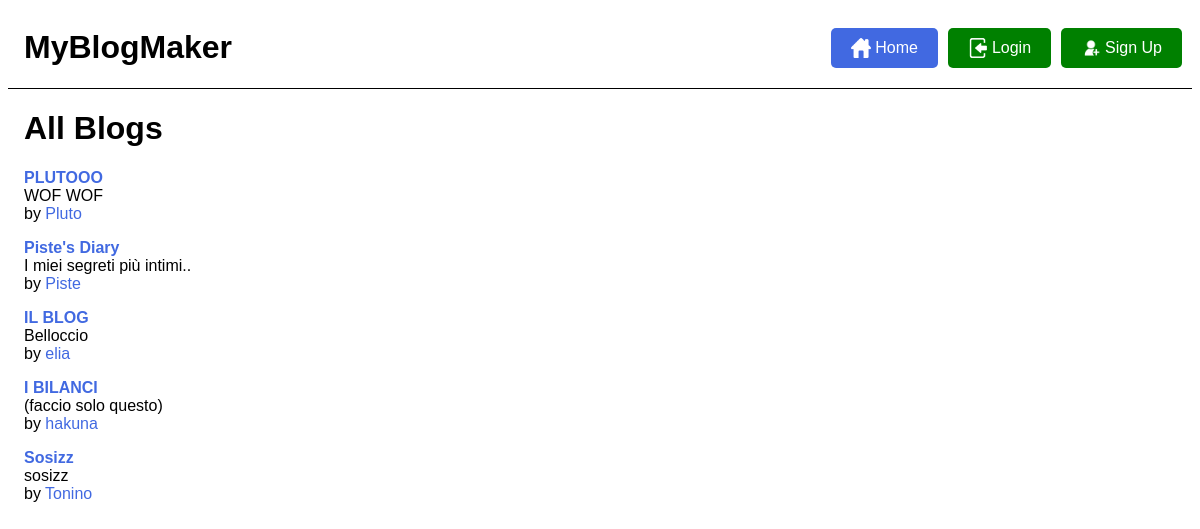
The page / on the database its author committed.
### blog/models.py (models this page shows, shortened)
class Blog(models.Model):
    author = models.ForeignKey(CustomUser, on_delete=models.CASCADE)
    title = models.CharField(max_length=200)
    description = models.TextField()
    created_at = models.DateTimeField(default=timezone.now)
    followers = models.ManyToManyField(CustomUser, related_name='followed_blogs', blank=True)

### users/models.py (models this page shows, shortened)
class CustomUser(AbstractUser):
    profile_image = models.ImageField(upload_to='profile_images/', default='default.png')
    email = models.CharField(max_length=200, blank=True)
    bio = models.TextField(blank=True)

### blog/views.py (the view)
# urls.py: path('', views.BlogListView.as_view(), name='blog_list'),
class BlogListView(ListView):
    model = Blog
    template_name = 'blog_list.html'
    context_object_name = 'all_blogs'
    def get_context_data(self, **kwargs):
        context = super().get_context_data(**kwargs)
        if self.request.user.is_authenticated:
            followed_blogs = Blog.objects.filter(followers=self.request.user)
            user_blogs = Blog.objects.filter(author=self.request.user)
        else:
            followed_blogs = []
            user_blogs = []
        context['followed_blogs'] = followed_blogs
        context['user_blogs'] = user_blogs
        return context
    def get_queryset(self):
        return Blog.objects.all()

### templates/blog_list.html (shortened to what this page needs)
{% extends "base_generic.html" %}
{% load static %}
{% block content %}
  <div class="list-wrapper">
  <h1>All Blogs</h1>
  <ul>
    {% for blog in all_blogs %}
      <li><div class="blog_info_wrapper"><a href="{% url 'blog_detail' blog.pk %}"><h4>{{ blog.title }}</h4></a>
            <div>{{ blog.description }}</div>
            <div>by <a href="{% url 'profile' blog.author %}">{{ blog.author }}</a></div>
          </div>
      </li>
    {% endfor %}
  </ul>
</div>
{% endblock %}

### static/style.css (style rules this page uses)
body { font-family: Source Sans Pro, Helvetica, sans-serif; }
ul { list-style: none; padding: 0; }
ul li:not(:last-child) { padding-bottom: 1em; }
ul h4 { margin: 0; }
a { text-decoration: none; }
.blog_info_wrapper { display: flex; flex-direction: column; justify-content: space-between; }
.blog_info_wrapper a, .blog_link a, .user-wrapper a { color: royalblue; }

### rows shown on the page
Blog: title "PLUTOOO", description "WOF WOF", author "Pluto"
Blog: title "Piste's Diary", description "I miei segreti più intimi..", author "Piste"
Blog: title "IL BLOG", description "Belloccio", author "elia"
Blog: title "I BILANCI", description "(faccio solo questo)", author "hakuna"
Blog: title "Sosizz", description "sosizz", author "Tonino"
